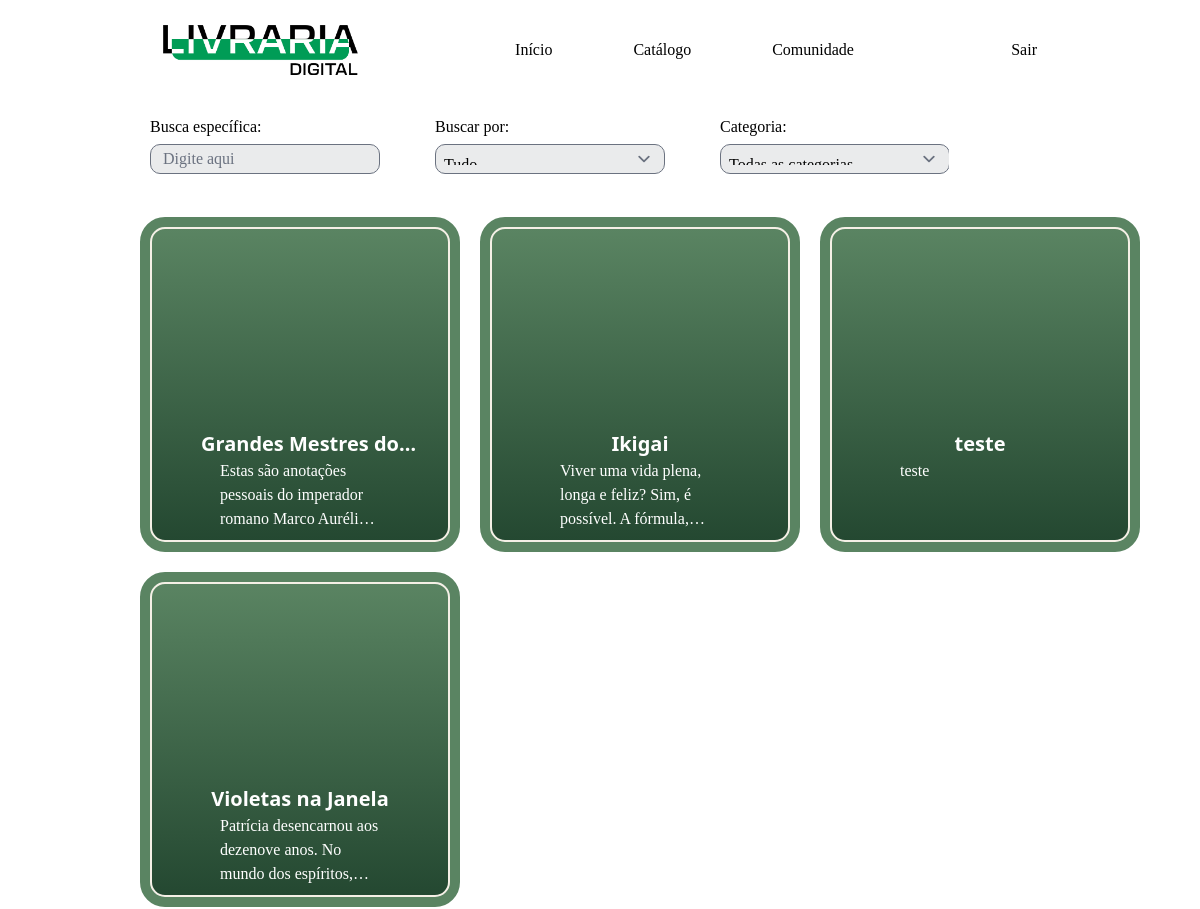
Screenshot of /catalogo.php (signed in) with the database file from the repository.
### tables this page shows
CREATE TABLE `tab_livros` (
  `livro_id` bigint unsigned NOT NULL AUTO_INCREMENT,
  `livro_title` varchar(50) NOT NULL,
  `livro_description` text NOT NULL,
  `livro_ano` int DEFAULT NULL,
  `livro_paginas` int DEFAULT NULL,
  `livro_image` text,
  PRIMARY KEY (`livro_id`),
  UNIQUE KEY `livro_id` (`livro_id`)
);

### catalogo.php (the view, shortened to what this page needs)
<?php
require 'header.php';
?>
<div class="container mt-[15px]">
    <form action="" method="post" class="flex catalogo container overflow-auto">
        <div>
            <label for="busca-especifica">
                Busca específica:
            </label>
            <input type="text" name="busca-especifica" id="busca-especifica" placeholder="Digite aqui"
                   class="w-[230px] h-[30px] bg-g-gray rounded-[10px] p-3">
        </div>
        <div>
            <label for="busca-por">
                Buscar por:
            </label>
            <select name="buca-por" id="busca-por" class="select-search">
                <option selected disabled hidden>Tudo</option>
            </select>
        </div>
        <div>
            <label for="busca-categoria">
                Categoria:
            </label>
            <select name="buca-categoria" id="busca-categoria" class="select-search">
                <option selected disabled hidden> Todas as categorias</option>
            </select>
        </div>
    </form>
    <div class="catalogoWrapper">
        <?php
        $sql_verify = "SELECT * FROM tab_livros ORDER BY livro_title";
        $query = $pdo->prepare($sql_verify);
        $query->execute();
        $livros = $query->fetchAll(PDO::FETCH_ASSOC);
        foreach ($livros as $livro) {
            echo '<a class="catalogo-card" href="livro.php?id=' . $livro['livro_id'] . '">';
            if(strlen($livro['livro_image']) > 0) {
                echo '<div class="cover" style="background-image:url(' . $livro['livro_image'] . ')"></div>';
            } else {
                echo '<div class="cover" style="background-image:url(src/resources/image-blank.png)"></div>';
            }
            echo '<h2 class="card-title">' . $livro['livro_title'] . '</h2>';
            echo '<p class="card-content">' . $livro['livro_description'] . '</p>';
            echo '</a>';
        }
        ?>
    </div>
</div>

### rows the page displays
tab_livros: livro_title "Grandes Mestres…", livro_description "Estas são anotações pessoais do imperador romano Marco…"
tab_livros: livro_title "Ikigai", livro_description "Viver uma vida plena, longa e feliz? Sim, é possível. A…"
tab_livros: livro_title "teste", livro_description "teste"
tab_livros: livro_title "Violetas na Janela", livro_description "Patrícia desencarnou aos dezenove anos. No mundo dos…"
